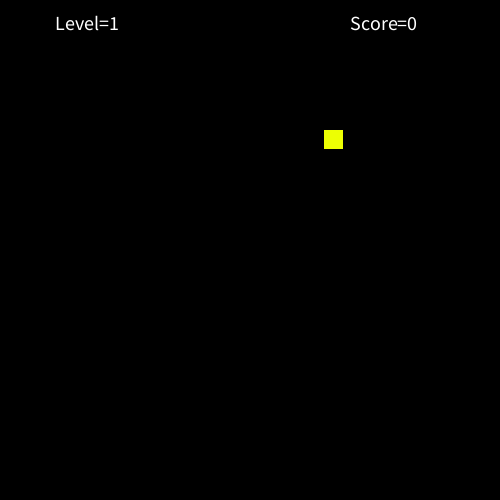
Frame 1 (no input)
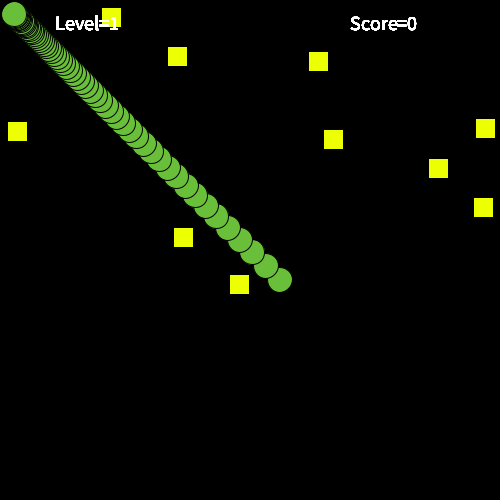
Frame 60 (the mouse pressed at the canvas centre just before this capture)
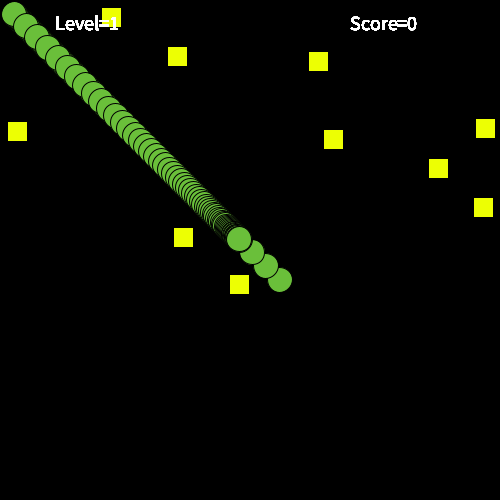
Frame 120 (the mouse held since frame 60 and released just before this capture)

The Processing sketch that drew these frames (run headless with seeded random() and noise(); from frame 60 on, the mouse is pressed at the canvas centre):

// Processing sketch: processing_101000
// ── processing_101000.pde

int timer=10;  //number of objects
int level=1;    //starting level
int score=0;    //starting score
float fX=220;
float fY=220;
float eX=250;
float eY=250;
float pX=310;
float pY=310;
float easing =.05;
color pColor=color(#0BFF00);

void setup(){
  size(500, 500);
  frameRate(30);
  background(0); 
}  
  
void draw(){
  player1();
  collisions();
}

void player1() {
 //background(0);
  
  textSize(20);
  fill(#FFFFFF);
  
  text("Level=" + level ,55,30);
  text("Score=" + score ,350,30);  
 
  float targetX=mouseX;
  float targetY=mouseY;
  pX +=(targetX - pX)*easing;
  pY +=(targetY - pY)*easing;
  fill(pColor);
  ellipse(pX, pY, 25, 25);
  
 if (timer > 0) {
    fX=random(width);
    fY=random(height);
     fill(#EDFF03);
     rect(fX, fY, 20, 20);
     
    // to detect where the object is
    //  float distC = dist(pX,pY,fX,fY);
    //        if(distC <= 10)
           // score ++;
      timer --;
    }
}

void collisions() {
  float pDist=dist(pX, pY, fX, fY);
  if (pDist <=25) 
    pColor=color(#3ABF9C);
    pColor=color(#6ABF3A);
    
}
 
//void bGround(){
//for(int i = 0; i <= width; i += 50){
//   for(int j = 0; j <= height; j += 50){
   //fill(#0BFF00);
   //rect(i,j,20,20);
